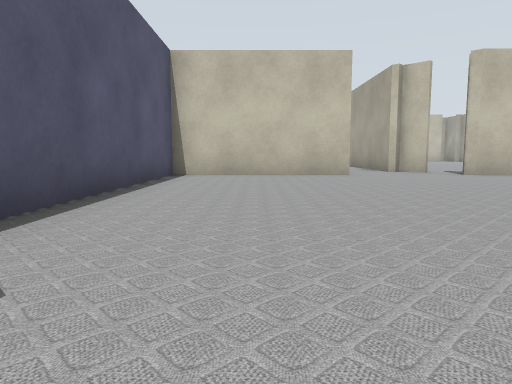
[1] (above)

16 first-person views from a walk through a Gazebo world. The camera is 0.5 m above the floor, tilts 6° down and sees 70° across. Floor lines are 1 m apart. The floor is counted in squares, 1 m on a side. Each view is taken from the middle of a square. On the plan, view 1 faces up. The plan holds only what a view shows up to about 9 squares ahead; the rest is blank. The place goes on beyond the plan. Robots are left out. Simple patterns stand in for the simulator's built-in surfaces. Simple shapes stand in for some stock models. Some surface patterns are stand-ins.

[2]
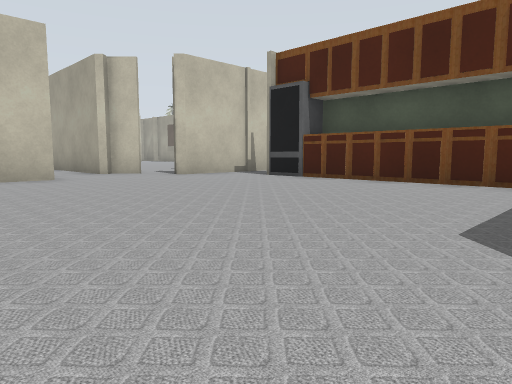

[3]
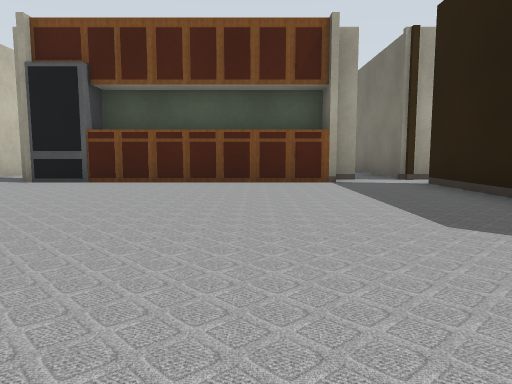

[4]
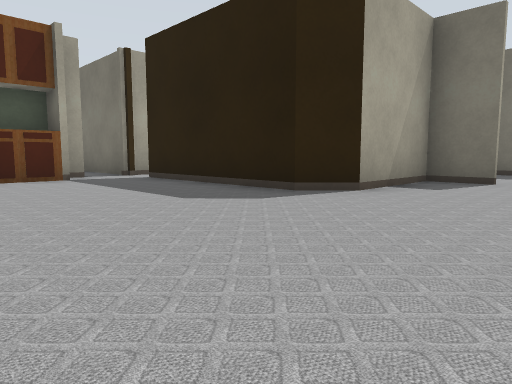

[5]
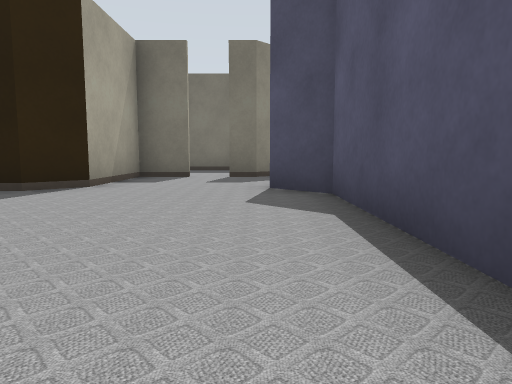

[6]
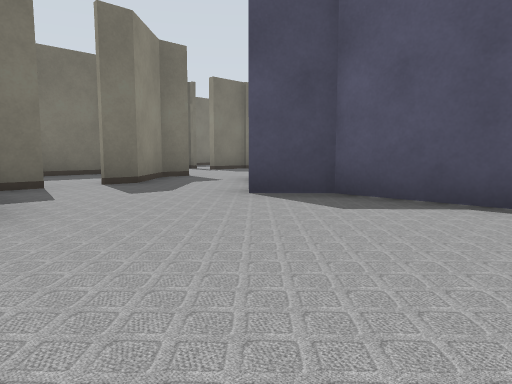

[7]
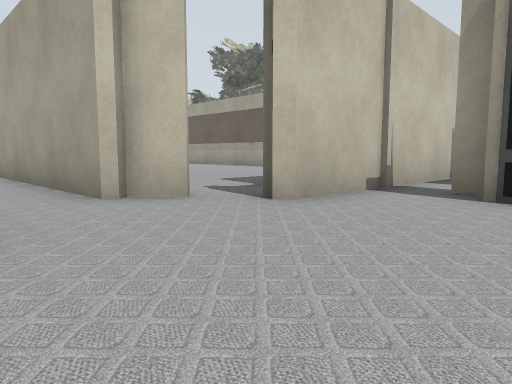

[8]
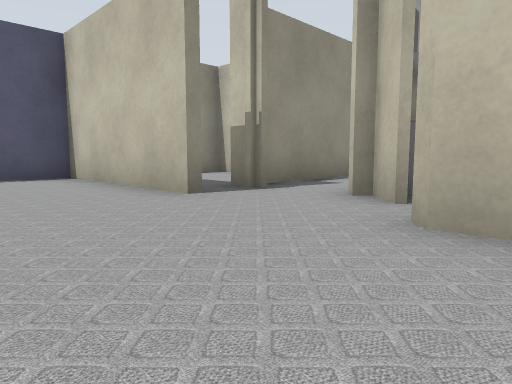

[9]
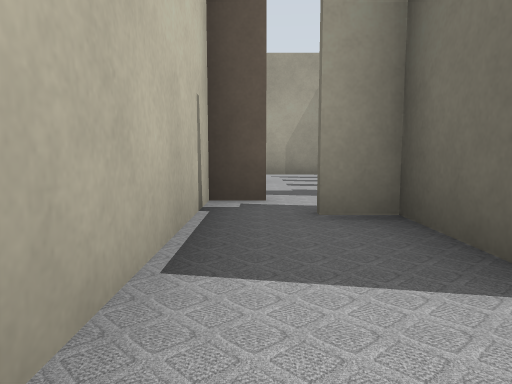

[10]
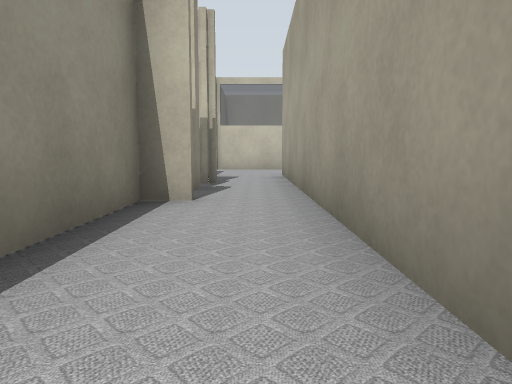

[11]
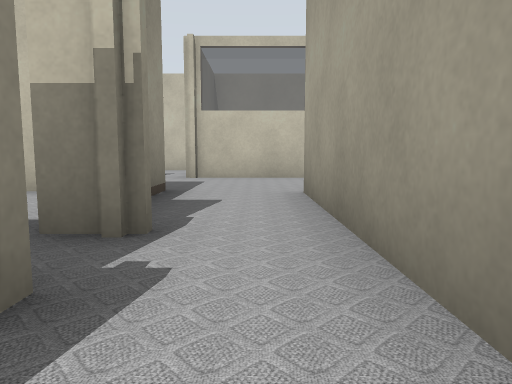

[12]
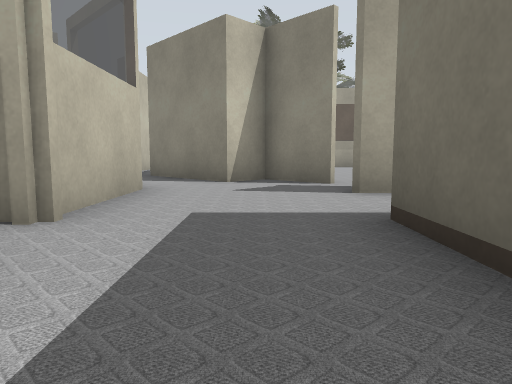

[13]
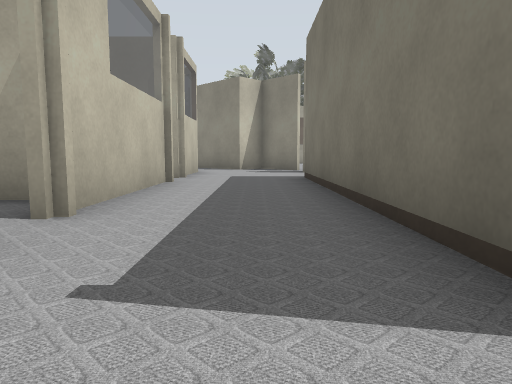

[14]
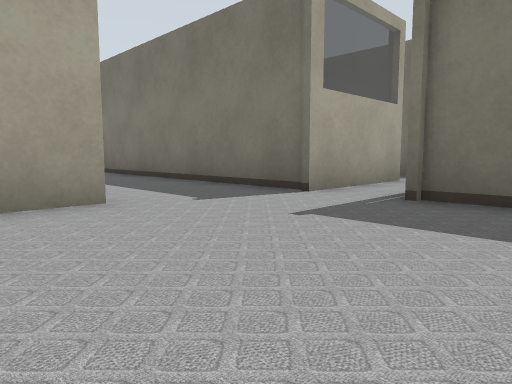

[15]
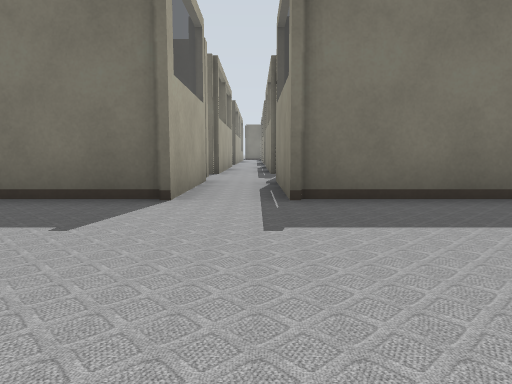

[16]
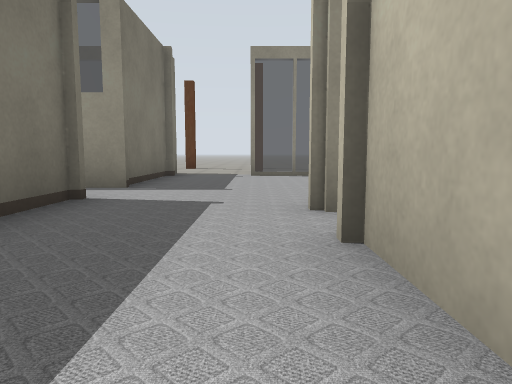

### Floor plan
Ten units are one square. View 1 is at (0, 0); x grows to the right and y downward. Boxes are objects, and circles mark ways between rooms. Rooms are numbered by the first view taken in them; rooms with no view inside come last. Other rooms are left out.
<svg viewBox="-100 -239 214 274">
<path fill="none" stroke="#000" d="M62 -17 71 -17M63 -15 63 -71M65 -16 65 -59M71 -59 62 -59M22 -85 -20 -85 -20 -5 -12 3M71 -10 71 -76M45 -95 39 -101M24 -98 16 -98M86 -68 100 -68M4 29 15 29 15 5 21 -1 61 -1M-10 29 -4 29M109 -79 109 -85 48 -85 53 -90M22 -164 22 -159M18 -200 18 -192M50 -197 61 -208 54 -215 69 -229M18 -149 18 -105M42 -226 15 -226M36 -100 36 -198M-43 -224 -43 -234M-51 -200 18 -200M-93 -232 -93 -219M-95 -200 -64 -200M6 -226 -32 -226"/>
<circle cx="30" cy="-100" r="3" fill="#2a7"/>
<circle cx="20" cy="-215" r="3" fill="#2a7"/>
<text x="30" y="-40">1</text>
<text x="30" y="-180">2</text>
<text x="-50" y="-220">3</text>
</svg>
Room 1 opens to room 2. Room 2 opens to room 3.

Where each view was taken, in squares from view 1:
view 1: 0 up, 0 right, facing up
view 2: 1 up, 0 right, facing up-right
view 3: 3 up, 0 right, facing right
view 4: 4 up, 1 left, facing down-right
view 5: 5 up, 1 left, facing down
view 6: 3 up, 2 right, facing down-left
view 7: 6 up, 2 right, facing up-right
view 8: 6 up, 6 right, facing up-left
view 9: 8 up, 7 right, facing right
view 10: 11 up, 3 right, facing up
view 11: 15 up, 3 right, facing up
view 12: 21 up, 1 left, facing right
view 13: 21 up, 6 left, facing right
view 14: 24 up, 8 left, facing down-right
view 15: 24 up, 6 left, facing down
view 16: 22 up, 1 left, facing left
